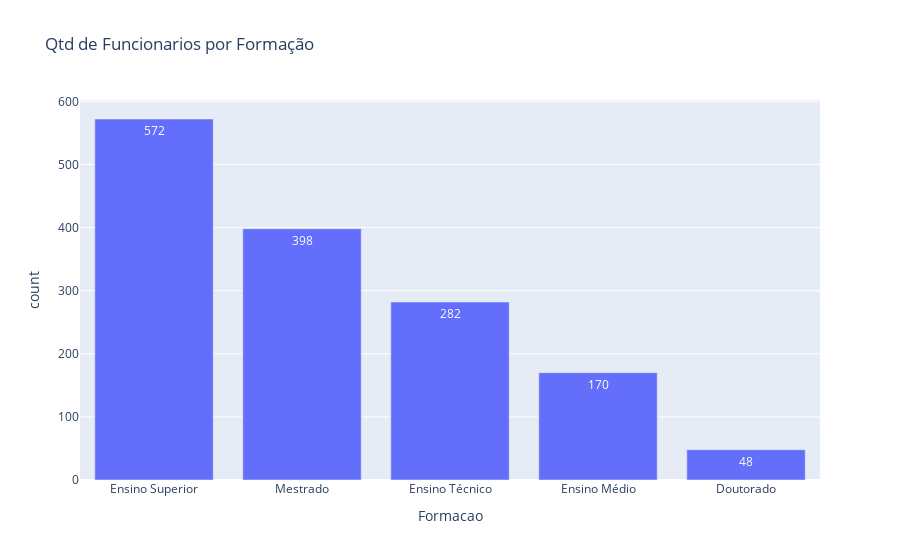

Write notebook code for a chart like this one.
### Code cell
contagem = df['Formacao'].value_counts().reset_index()
contagem
fig = px.bar(contagem, x='Formacao', y='count', title='Qtd de Funcionarios por Formação', text_auto=True)
fig.show()

### Figure 1 — Plotly figure (JSON) as saved in the notebook; plotly's stock layout.template omitted (floating-point values rounded to 4 significant figures)
{"data": [{"alignmentgroup": "True", "hovertemplate": "Formacao=%{x}<br>count=%{y}<extra></extra>", "legendgroup": "", "marker": {"color": "#636efa", "pattern": {"shape": ""}}, "name": "", "offsetgroup": "", "orientation": "v", "showlegend": false, "textposition": "auto", "texttemplate": "%{y}", "type": "bar", "x": ["Ensino Superior", "Mestrado", "Ensino Técnico", "Ensino Médio", "Doutorado"], "xaxis": "x", "y": [572, 398, 282, 170, 48], "yaxis": "y"}], "layout": {"autosize": true, "barmode": "relative", "legend": {"tracegroupgap": 0}, "title": {"text": "Qtd de Funcionarios por Formação"}, "xaxis": {"anchor": "y", "autorange": true, "domain": [0, 1], "range": [-0.5, 4.5], "title": {"text": "Formacao"}, "type": "category"}, "yaxis": {"anchor": "x", "autorange": true, "domain": [0, 1], "range": [0, 602.1], "title": {"text": "count"}, "type": "linear"}}}
